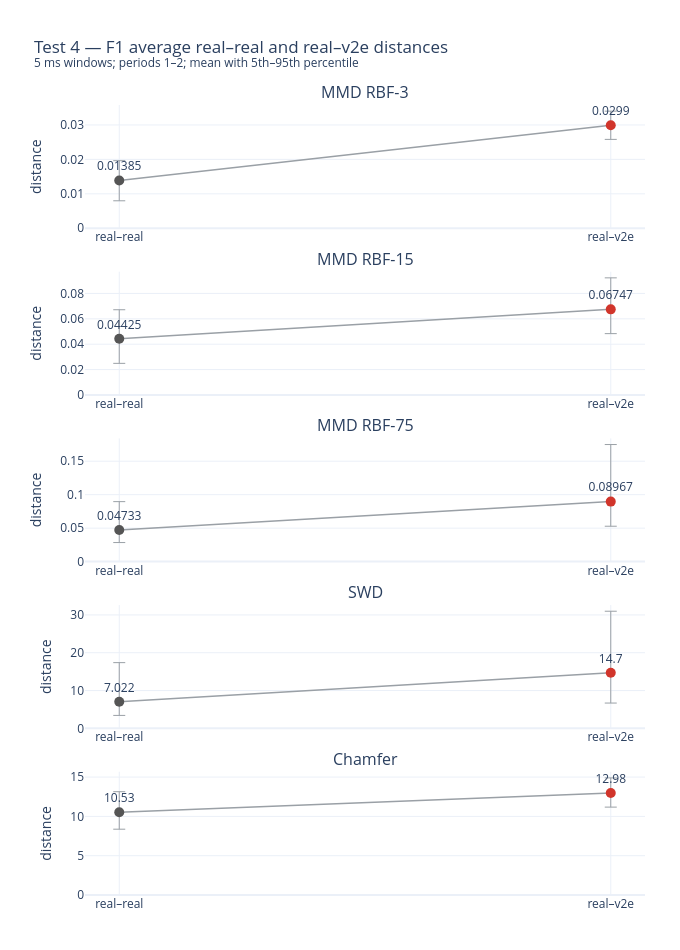

Notebook cell for this chart:
### Markdown cell above
## Part 2 — average distances across F1–F5

The reference is real period 0. Both comparison groups use the same two target periods and the same 40 phase locations per period in every recording:

- **real–real:** reference real period 0 compared with real periods 1–2;
- **real–v2e:** reference real period 0 compared with v2e periods 1–2.

The identity comparison between real period 0 and itself is excluded. Each point is the mean of 80 window comparisons; whiskers show the 5th–95th percentile across those windows. Two layouts are tested below: a colour overlay and a side-by-side recording matrix. Metrics remain in their own raw units.

### Code cell
from IPython.display import display
display = lambda *args, **kwargs: None  # suppress the superseded F1-only prototype table

F1_TEST4_RUN = (
    ROOT / "optical_chopper_data_f1/test4_synthetic/20260825_221422_w5000us"
)
f1_test4 = pd.read_csv(F1_TEST4_RUN / "results.csv")
f1_test4 = f1_test4[
    (f1_test4.polarity_channel == "all")
    & f1_test4.source.isin(["real", "v2e"])
    & f1_test4.period_index.isin([1, 2])
].copy()

f1_average = (
    f1_test4.groupby(["metric", "source"]).distance
    .agg(
        mean="mean",
        median="median",
        q05=lambda values: values.quantile(0.05),
        q95=lambda values: values.quantile(0.95),
        n="size",
    )
    .reset_index()
)

paired = (
    f1_test4.pivot(
        index=["metric", "period_index", "window_index"],
        columns="source", values="distance",
    )
    .dropna(subset=["real", "v2e"])
    .reset_index()
)
paired["v2e_minus_real"] = paired.v2e - paired.real
paired_summary = (
    paired.groupby("metric").v2e_minus_real
    .agg(
        mean_paired_difference="mean",
        median_paired_difference="median",
        fraction_v2e_greater=lambda values: (values > 0).mean(),
    )
)

mean_table = f1_average.pivot(index="metric", columns="source", values="mean")
report = mean_table.join(paired_summary)
report["real_v2e_over_real_real"] = report.v2e / report.real
report = report.reindex(METRIC_ORDER)
display(report.rename(columns={
    "real": "real–real mean",
    "v2e": "real–v2e mean",
}).round(5))

figure = make_subplots(
    rows=len(METRIC_ORDER), cols=1, vertical_spacing=0.055,
    subplot_titles=[METRIC_LABELS[metric] for metric in METRIC_ORDER],
)
source_order = ["real", "v2e"]
source_labels = ["real–real", "real–v2e"]
source_colours = ["#555555", "#d1352b"]

for row, metric in enumerate(METRIC_ORDER, start=1):
    block = (
        f1_average[f1_average.metric == metric]
        .set_index("source").reindex(source_order)
    )
    values = block["mean"].to_numpy()
    figure.add_trace(go.Scatter(
        x=source_labels, y=values, mode="lines+markers+text",
        showlegend=False,
        line=dict(color="#9aa0a6", width=1.5),
        marker=dict(size=10, color=source_colours),
        text=[f"{value:.4g}" for value in values],
        textposition="top center",
        error_y=dict(
            type="data",
            array=(block.q95 - block["mean"]).to_numpy(),
            arrayminus=(block["mean"] - block.q05).to_numpy(),
            symmetric=False, thickness=1, width=6, visible=True,
        ),
        customdata=np.stack([block.q05, block.q95, block.n], axis=-1),
        hovertemplate=("%{x}<br>mean %{y:.5g}"
                       "<br>5–95%: %{customdata[0]:.5g}–%{customdata[1]:.5g}"
                       "<br>n=%{customdata[2]:.0f}<extra></extra>"),
    ), row=row, col=1)
    figure.update_yaxes(title_text="distance", rangemode="tozero", row=row, col=1)

figure.update_layout(
    title=("Test 4 — F1 average real–real and real–v2e distances"
           "<br><sup>5 ms windows; periods 1–2; mean with 5th–95th percentile</sup>"),
    template="plotly_white", height=190 * len(METRIC_ORDER), width=680,
    margin=dict(l=85, r=35, t=105, b=55),
)
# F1-only prototype superseded by the combined plots below.

### Figure 1 — Plotly figure (JSON) as saved in the notebook; plotly's stock layout.template omitted (floating-point values rounded to 4 significant figures)
{"data": [{"customdata": [[0.007975, 0.01963, 80.0], [0.02581, 0.03402, 80.0]], "error_y": {"array": [0.005787, 0.004112], "arrayminus": [0.005872, 0.004089], "symmetric": false, "thickness": 1, "type": "data", "visible": true, "width": 6}, "hovertemplate": "%{x}<br>mean %{y:.5g}<br>5–95%: %{customdata[0]:.5g}–%{customdata[1]:.5g}<br>n=%{customdata[2]:.0f}<extra></extra>", "line": {"color": "#9aa0a6", "width": 1.5}, "marker": {"color": ["#555555", "#d1352b"], "size": 10}, "mode": "lines+markers+text", "showlegend": false, "text": ["0.01385", "0.0299"], "textposition": "top center", "type": "scatter", "x": ["real–real", "real–v2e"], "xaxis": "x", "y": [0.01385, 0.0299], "yaxis": "y"}, {"customdata": [[0.0249, 0.06717, 80.0], [0.04833, 0.09231, 80.0]], "error_y": {"array": [0.02292, 0.02483], "arrayminus": [0.01935, 0.01914], "symmetric": false, "thickness": 1, "type": "data", "visible": true, "width": 6}, "hovertemplate": "%{x}<br>mean %{y:.5g}<br>5–95%: %{customdata[0]:.5g}–%{customdata[1]:.5g}<br>n=%{customdata[2]:.0f}<extra></extra>", "line": {"color": "#9aa0a6", "width": 1.5}, "marker": {"color": ["#555555", "#d1352b"], "size": 10}, "mode": "lines+markers+text", "showlegend": false, "text": ["0.04425", "0.06747"], "textposition": "top center", "type": "scatter", "x": ["real–real", "real–v2e"], "xaxis": "x2", "y": [0.04425, 0.06747], "yaxis": "y2"}, {"customdata": [[0.02848, 0.0896, 80.0], [0.05287, 0.1749, 80.0]], "error_y": {"array": [0.04228, 0.0852], "arrayminus": [0.01885, 0.03679], "symmetric": false, "thickness": 1, "type": "data", "visible": true, "width": 6}, "hovertemplate": "%{x}<br>mean %{y:.5g}<br>5–95%: %{customdata[0]:.5g}–%{customdata[1]:.5g}<br>n=%{customdata[2]:.0f}<extra></extra>", "line": {"color": "#9aa0a6", "width": 1.5}, "marker": {"color": ["#555555", "#d1352b"], "size": 10}, "mode": "lines+markers+text", "showlegend": false, "text": ["0.04733", "0.08967"], "textposition": "top center", "type": "scatter", "x": ["real–real", "real–v2e"], "xaxis": "x3", "y": [0.04733, 0.08967], "yaxis": "y3"}, {"customdata": [[3.414, 17.38, 80.0], [6.682, 30.98, 80.0]], "error_y": {"array": [10.36, 16.28], "arrayminus": [3.608, 8.016], "symmetric": false, "thickness": 1, "type": "data", "visible": true, "width": 6}, "hovertemplate": "%{x}<br>mean %{y:.5g}<br>5–95%: %{customdata[0]:.5g}–%{customdata[1]:.5g}<br>n=%{customdata[2]:.0f}<extra></extra>", "line": {"color": "#9aa0a6", "width": 1.5}, "marker": {"color": ["#555555", "#d1352b"], "size": 10}, "mode": "lines+markers+text", "showlegend": false, "text": ["7.022", "14.7"], "textposition": "top center", "type": "scatter", "x": ["real–real", "real–v2e"], "xaxis": "x4", "y": [7.022, 14.7], "yaxis": "y4"}, {"customdata": [[8.369, 13.14, 80.0], [11.18, 14.89, 80.0]], "error_y": {"array": [2.615, 1.908], "arrayminus": [2.156, 1.805], "symmetric": false, "thickness": 1, "type": "data", "visible": true, "width": 6}, "hovertemplate": "%{x}<br>mean %{y:.5g}<br>5–95%: %{customdata[0]:.5g}–%{customdata[1]:.5g}<br>n=%{customdata[2]:.0f}<extra></extra>", "line": {"color": "#9aa0a6", "width": 1.5}, "marker": {"color": ["#555555", "#d1352b"], "size": 10}, "mode": "lines+markers+text", "showlegend": false, "text": ["10.53", "12.98"], "textposition": "top center", "type": "scatter", "x": ["real–real", "real–v2e"], "xaxis": "x5", "y": [10.53, 12.98], "yaxis": "y5"}], "layout": {"annotations": [{"font": {"size": 16}, "showarrow": false, "text": "MMD RBF-3", "x": 0.5, "xanchor": "center", "xref": "paper", "y": 1, "yanchor": "bottom", "yref": "paper"}, {"font": {"size": 16}, "showarrow": false, "text": "MMD RBF-15", "x": 0.5, "xanchor": "center", "xref": "paper", "y": 0.789, "yanchor": "bottom", "yref": "paper"}, {"font": {"size": 16}, "showarrow": false, "text": "MMD RBF-75", "x": 0.5, "xanchor": "center", "xref": "paper", "y": 0.578, "yanchor": "bottom", "yref": "paper"}, {"font": {"size": 16}, "showarrow": false, "text": "SWD", "x": 0.5, "xanchor": "center", "xref": "paper", "y": 0.367, "yanchor": "bottom", "yref": "paper"}, {"font": {"size": 16}, "showarrow": false, "text": "Chamfer", "x": 0.5, "xanchor": "center", "xref": "paper", "y": 0.156, "yanchor": "bottom", "yref": "paper"}], "height": 950, "margin": {"b": 55, "l": 85, "r": 35, "t": 105}, "title": {"text": "Test 4 — F1 average real–real and real–v2e distances<br><sup>5 ms windows; periods 1–2; mean with 5th–95th percentile</sup>"}, "width": 680, "xaxis": {"anchor": "y", "domain": [0, 1]}, "xaxis2": {"anchor": "y2", "domain": [0, 1]}, "xaxis3": {"anchor": "y3", "domain": [0, 1]}, "xaxis4": {"anchor": "y4", "domain": [0, 1]}, "xaxis5": {"anchor": "y5", "domain": [0, 1]}, "yaxis": {"anchor": "x", "domain": [0.844, 1], "rangemode": "tozero", "title": {"text": "distance"}}, "yaxis2": {"anchor": "x2", "domain": [0.633, 0.789], "rangemode": "tozero", "title": {"text": "distance"}}, "yaxis3": {"anchor": "x3", "domain": [0.422, 0.578], "rangemode": "tozero", "title": {"text": "distance"}}, "yaxis4": {"anchor": "x4", "domain": [0.211, 0.367], "rangemode": "tozero", "title": {"text": "distance"}}, "yaxis5": {"anchor": "x5", "domain": [0, 0.156], "rangemode": "tozero", "title": {"text": "distance"}}}}
